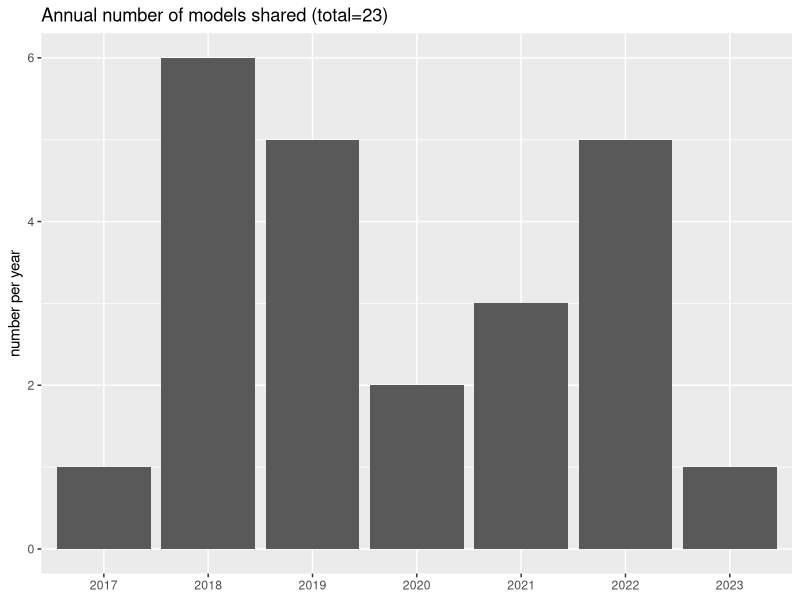

This chart was generated by the following R code:


library(ggplot2)
library(dplyr)

d <- read.csv('getMSAdates.txt', header=FALSE)

d %>%
  mutate(date=as.Date(as.character(V1), format = "%y%m%d"),
         year=format(date, format = "%Y")) %>% 
  ggplot(aes(year)) + 
    geom_bar(stat = "count") + 
    labs(title = paste0("Annual number of models shared (total=",length(d$V1),")"), x=NULL, y="number per year")
